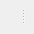
<ui version="4.0" >
 <class>QOptimalViewpointExtensionBase</class>
 <widget class="QWidget" name="QOptimalViewpointExtensionBase" >
  <property name="geometry" >
   <rect>
    <x>0</x>
    <y>0</y>
    <width>34</width>
    <height>34</height>
   </rect>
  </property>
  <layout class="QHBoxLayout" >
   <property name="margin" >
    <number>9</number>
   </property>
   <property name="spacing" >
    <number>6</number>
   </property>
   <item>
    <widget class="QSplitter" name="splitter" >
     <property name="orientation" >
      <enum>Qt::Horizontal</enum>
     </property>
     <widget class="QWidget" native="1" name="m_controlWidget" />
     <widget class="QWidget" native="1" name="m_viewerWidget" >
      <property name="sizePolicy" >
       <sizepolicy>
        <hsizetype>5</hsizetype>
        <vsizetype>5</vsizetype>
        <horstretch>1</horstretch>
        <verstretch>0</verstretch>
       </sizepolicy>
      </property>
     </widget>
    </widget>
   </item>
  </layout>
 </widget>
 <resources/>
 <connections/>
</ui>
